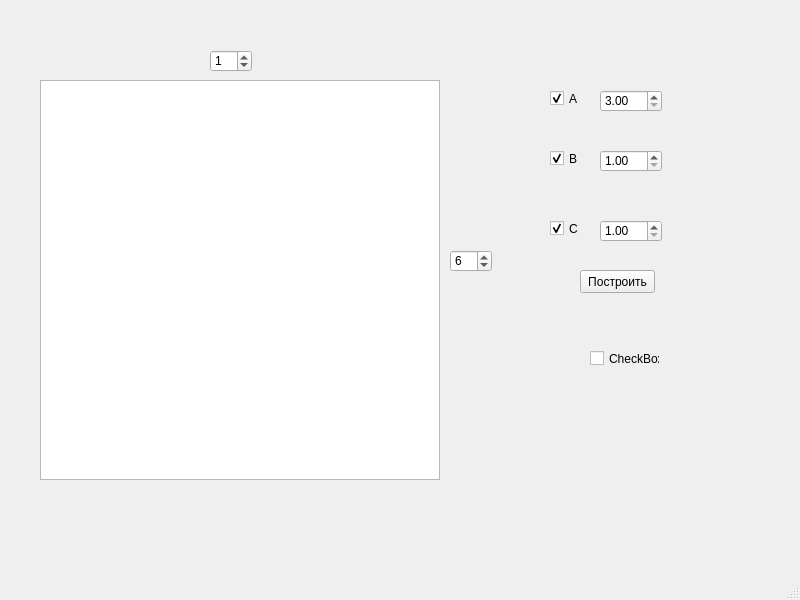
<?xml version="1.0" encoding="UTF-8"?>
<ui version="4.0">
 <class>MainWindow</class>
 <widget class="QMainWindow" name="MainWindow">
  <property name="enabled">
   <bool>true</bool>
  </property>
  <property name="geometry">
   <rect>
    <x>0</x>
    <y>0</y>
    <width>800</width>
    <height>600</height>
   </rect>
  </property>
  <property name="windowTitle">
   <string>MainWindow</string>
  </property>
  <widget class="QWidget" name="centralwidget">
   <widget class="QGraphicsView" name="graphicsView">
    <property name="geometry">
     <rect>
      <x>40</x>
      <y>80</y>
      <width>400</width>
      <height>400</height>
     </rect>
    </property>
   </widget>
   <widget class="QPushButton" name="pushButton">
    <property name="geometry">
     <rect>
      <x>580</x>
      <y>270</y>
      <width>75</width>
      <height>23</height>
     </rect>
    </property>
    <property name="text">
     <string>Построить</string>
    </property>
   </widget>
   <widget class="QCheckBox" name="checkBox">
    <property name="geometry">
     <rect>
      <x>550</x>
      <y>90</y>
      <width>70</width>
      <height>17</height>
     </rect>
    </property>
    <property name="text">
     <string>A</string>
    </property>
    <property name="checked">
     <bool>true</bool>
    </property>
    <property name="tristate">
     <bool>false</bool>
    </property>
   </widget>
   <widget class="QCheckBox" name="checkBox_2">
    <property name="geometry">
     <rect>
      <x>550</x>
      <y>150</y>
      <width>70</width>
      <height>17</height>
     </rect>
    </property>
    <property name="text">
     <string>B</string>
    </property>
    <property name="checked">
     <bool>true</bool>
    </property>
   </widget>
   <widget class="QCheckBox" name="checkBox_3">
    <property name="geometry">
     <rect>
      <x>550</x>
      <y>220</y>
      <width>70</width>
      <height>17</height>
     </rect>
    </property>
    <property name="text">
     <string>C</string>
    </property>
    <property name="checked">
     <bool>true</bool>
    </property>
   </widget>
   <widget class="QDoubleSpinBox" name="doubleSpinBox">
    <property name="geometry">
     <rect>
      <x>600</x>
      <y>90</y>
      <width>62</width>
      <height>22</height>
     </rect>
    </property>
    <property name="minimum">
     <double>3.000000000000000</double>
    </property>
    <property name="maximum">
     <double>7.000000000000000</double>
    </property>
   </widget>
   <widget class="QDoubleSpinBox" name="doubleSpinBox_2">
    <property name="geometry">
     <rect>
      <x>600</x>
      <y>150</y>
      <width>62</width>
      <height>22</height>
     </rect>
    </property>
    <property name="minimum">
     <double>1.000000000000000</double>
    </property>
    <property name="maximum">
     <double>3.000000000000000</double>
    </property>
   </widget>
   <widget class="QDoubleSpinBox" name="doubleSpinBox_3">
    <property name="geometry">
     <rect>
      <x>600</x>
      <y>220</y>
      <width>62</width>
      <height>22</height>
     </rect>
    </property>
    <property name="minimum">
     <double>1.000000000000000</double>
    </property>
    <property name="maximum">
     <double>10.000000000000000</double>
    </property>
   </widget>
   <widget class="QSpinBox" name="spinBox">
    <property name="geometry">
     <rect>
      <x>210</x>
      <y>50</y>
      <width>42</width>
      <height>22</height>
     </rect>
    </property>
    <property name="maximum">
     <number>20</number>
    </property>
    <property name="value">
     <number>1</number>
    </property>
   </widget>
   <widget class="QSpinBox" name="spinBox_2">
    <property name="geometry">
     <rect>
      <x>450</x>
      <y>250</y>
      <width>42</width>
      <height>22</height>
     </rect>
    </property>
    <property name="value">
     <number>6</number>
    </property>
   </widget>
   <widget class="QCheckBox" name="checkBox_4">
    <property name="geometry">
     <rect>
      <x>590</x>
      <y>350</y>
      <width>70</width>
      <height>17</height>
     </rect>
    </property>
    <property name="text">
     <string>CheckBox</string>
    </property>
   </widget>
  </widget>
  <widget class="QMenuBar" name="menubar">
   <property name="geometry">
    <rect>
     <x>0</x>
     <y>0</y>
     <width>800</width>
     <height>21</height>
    </rect>
   </property>
  </widget>
  <widget class="QStatusBar" name="statusbar"/>
 </widget>
 <resources/>
 <connections/>
</ui>
